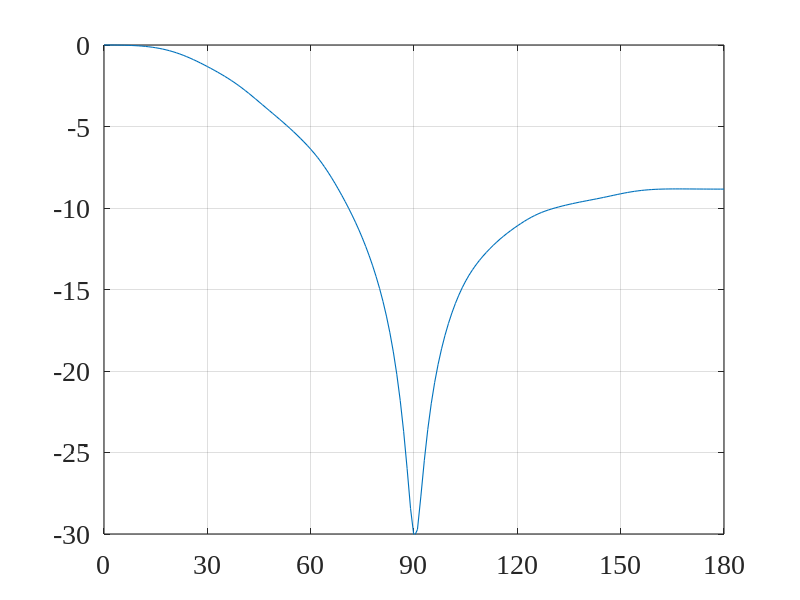
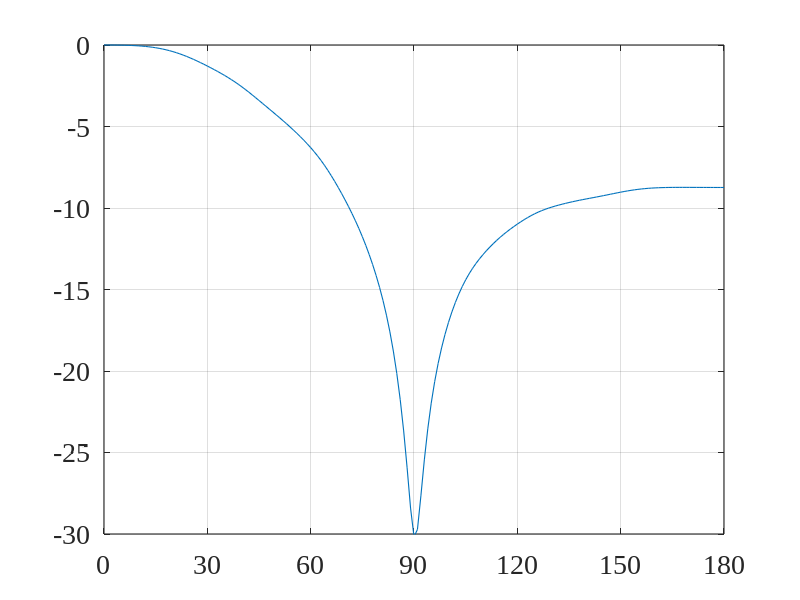
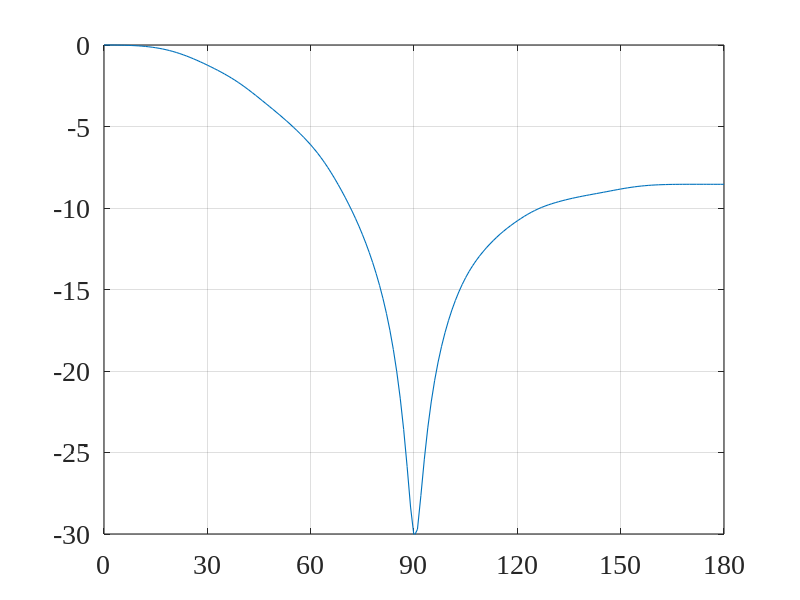
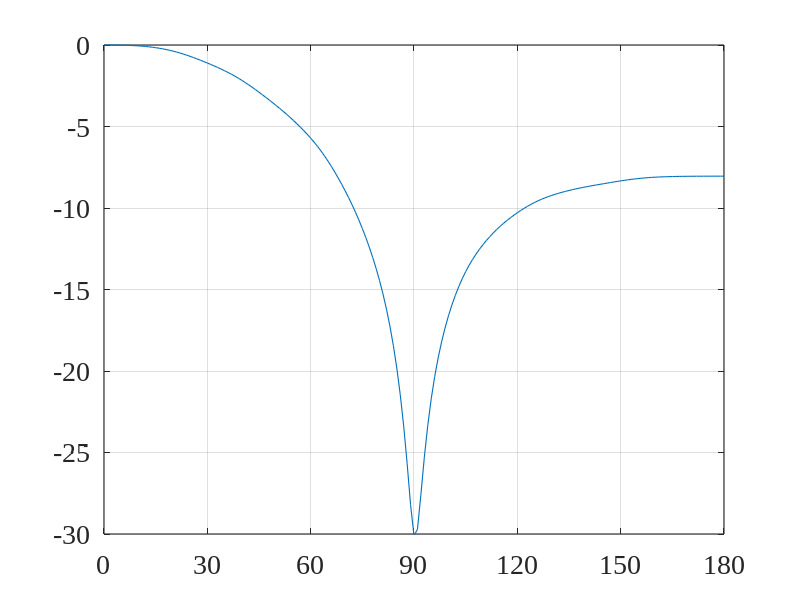

Write the MATLAB code that produced these figures, in order.
close all; clc; clear all;
linewd = 0.8;
hcfontsize = 20;
MarkerSize=9;

% Input:
P=20;
Lh=30;
beta=0.1; % sigma_w^2/sigma_u^2
alpha=0.8;
theta_d=0/180*pi;
theta_n=90/180*pi;
c=340; % voice velocity
fs=8e3;
iSNR_dB=0;

delta=0.03;  % distance between microphones
M=10;     % number of microphones
mu_vec=[0.5 1 2 5];
L=2*P+Lh;
[jj,ii]=meshgrid(1:L,1:Lh);

G_theta_d=zeros(M*Lh,L);
for m=1:M
    Gm_theta_d=sinc(-P-Lh+1-ii+jj-fs*(m-1)*delta/c*cos(theta_d));
    G_theta_d(((m-1)*Lh+1):(m*Lh),:)=Gm_theta_d;
end
diag_GG=diag(G_theta_d'*G_theta_d);
idx_max=find(diag_GG==max(diag_GG),1);
i_ell=zeros(L,1);
i_ell(idx_max)=1;

[t1,t2]=meshgrid(1:L,1:L);
Rx=alpha.^(abs(t1-t2));
Rvw=beta*eye(Lh*M);
Rvi=kron(ones(M),eye(Lh));
Rv0=Rvi+Rvw;
iSNR=10^(iSNR_dB/10);
sigma_i2=Rx(1,1)/Rv0(1,1)/iSNR;
Rv_bar=sigma_i2*Rv0;

idx_fig=1;
mu=mu_vec(idx_fig);
h=pinv(Rv_bar)*G_theta_d*pinv(mu*pinv(Rx)+G_theta_d'*pinv(Rv_bar)*G_theta_d)*i_ell;

% Beampattern
phi_vec=(0:1:180)'/180*pi;
Lphi=length(phi_vec);
Ba2=zeros(Lphi,1);
G_phi=zeros(M*Lh,L);
for idx_phi=1:Lphi
    phi=phi_vec(idx_phi);
    for m=1:M
        Gm_phi=sinc(-P-Lh+1-ii+jj-fs*(m-1)*delta/c*cos(phi));
        G_phi(((m-1)*Lh+1):(m*Lh),:)=Gm_phi;
    end
    Ba2(idx_phi)=h'*G_phi*G_phi'*h;
end
Ba=Ba2.^0.5;
Ba2=Ba2/max(Ba2);
Ba_dB=10*log10(Ba2);

figure
plot(phi_vec/pi*180,Ba_dB,'linewidth',linewd);
set(gca, 'Color', [1, 1, 1]); 
set(gca, 'FontName', 'Times New Roman');
set(gca, 'FontSize', hcfontsize);
set(gca, 'LineWidth', linewd); 
set(gca,'XLim',[0 180]);
set(gca,'XTick',0:30:180); 
set(gca,'YLim',[-30 0]); 
box on; grid on;

idx_fig=2;
mu=mu_vec(idx_fig);
h=pinv(Rv_bar)*G_theta_d*pinv(mu*pinv(Rx)+G_theta_d'*pinv(Rv_bar)*G_theta_d)*i_ell;

% Beampattern
phi_vec=(0:1:180)'/180*pi;
Lphi=length(phi_vec);
Ba2=zeros(Lphi,1);
G_phi=zeros(M*Lh,L);
for idx_phi=1:Lphi
    phi=phi_vec(idx_phi);
    for m=1:M
        Gm_phi=sinc(-P-Lh+1-ii+jj-fs*(m-1)*delta/c*cos(phi));
        G_phi(((m-1)*Lh+1):(m*Lh),:)=Gm_phi;
    end
    Ba2(idx_phi)=h'*G_phi*G_phi'*h;
end
Ba=Ba2.^0.5;
Ba2=Ba2/max(Ba2);
Ba_dB=10*log10(Ba2);

figure
plot(phi_vec/pi*180,Ba_dB,'linewidth',linewd);
set(gca, 'Color', [1, 1, 1]); 
set(gca, 'FontName', 'Times New Roman');
set(gca, 'FontSize', hcfontsize);
set(gca, 'LineWidth', linewd); 
set(gca,'XLim',[0 180]);
set(gca,'XTick',0:30:180); 
set(gca,'YLim',[-30 0]); 
box on; grid on;

idx_fig=3;
mu=mu_vec(idx_fig);
h=pinv(Rv_bar)*G_theta_d*pinv(mu*pinv(Rx)+G_theta_d'*pinv(Rv_bar)*G_theta_d)*i_ell;

% Beampattern
phi_vec=(0:1:180)'/180*pi;
Lphi=length(phi_vec);
Ba2=zeros(Lphi,1);
G_phi=zeros(M*Lh,L);
for idx_phi=1:Lphi
    phi=phi_vec(idx_phi);
    for m=1:M
        Gm_phi=sinc(-P-Lh+1-ii+jj-fs*(m-1)*delta/c*cos(phi));
        G_phi(((m-1)*Lh+1):(m*Lh),:)=Gm_phi;
    end
    Ba2(idx_phi)=h'*G_phi*G_phi'*h;
end
Ba=Ba2.^0.5;
Ba2=Ba2/max(Ba2);
Ba_dB=10*log10(Ba2);

figure
plot(phi_vec/pi*180,Ba_dB,'linewidth',linewd);
set(gca, 'Color', [1, 1, 1]); 
set(gca, 'FontName', 'Times New Roman');
set(gca, 'FontSize', hcfontsize);
set(gca, 'LineWidth', linewd); 
set(gca,'XLim',[0 180]);
set(gca,'XTick',0:30:180); 
set(gca,'YLim',[-30 0]); 
box on; grid on;

idx_fig=4;
mu=mu_vec(idx_fig);
h=pinv(Rv_bar)*G_theta_d*pinv(mu*pinv(Rx)+G_theta_d'*pinv(Rv_bar)*G_theta_d)*i_ell;

% Beampattern
phi_vec=(0:1:180)'/180*pi;
Lphi=length(phi_vec);
Ba2=zeros(Lphi,1);
G_phi=zeros(M*Lh,L);
for idx_phi=1:Lphi
    phi=phi_vec(idx_phi);
    for m=1:M
        Gm_phi=sinc(-P-Lh+1-ii+jj-fs*(m-1)*delta/c*cos(phi));
        G_phi(((m-1)*Lh+1):(m*Lh),:)=Gm_phi;
    end
    Ba2(idx_phi)=h'*G_phi*G_phi'*h;
end
Ba=Ba2.^0.5;
Ba2=Ba2/max(Ba2);
Ba_dB=10*log10(Ba2);

figure
plot(phi_vec/pi*180,Ba_dB,'linewidth',linewd);
set(gca, 'Color', [1, 1, 1]); 
set(gca, 'FontName', 'Times New Roman');
set(gca, 'FontSize', hcfontsize);
set(gca, 'LineWidth', linewd); 
set(gca,'XLim',[0 180]);
set(gca,'XTick',0:30:180); 
set(gca,'YLim',[-30 0]); 
box on; grid on;

